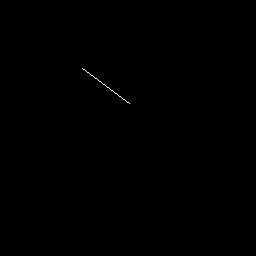
//> input picture edge.bmp, 256 x 256 px
$ ./12answer   (built with g++ and OpenCV 4)
//> lines starting //> are read from the running program, lines starting //| are printed output that depends on the picture; after the words box and inside, x2 and y2 are one past the last pixel; in counts of white or black regions, pixels touching at a corner belong together
#include <opencv2/core/core.hpp>
#include <opencv2/imgcodecs.hpp>
#include <opencv2/highgui/highgui.hpp>
#include <iostream>

using namespace cv;
using namespace std;

#define PI 3.14159265
#define BYTE unsigned char


int main(int argc, char** argv) {
	Mat src = imread("edge.bmp", IMREAD_COLOR);
//> src is the input picture: 256 rows x 256 cols, CV_8UC3; 0.07% white in thin lines or dots, all inside (x1, y1, x2, y2) = (82, 68, 130, 104)
	Mat dst = Mat::zeros(src.size(), src.type());


	int cm[256 * 2 + 1][100];

	for (int i = 0; i<256 * 2 + 1; i++)
		for (int j = 0; j<100; j++)
			cm[i][j] = 0;


	double rho, theta;
	int r;

	for (int i = 0; i<256; i++)
	{
		for (int j = 0; j<256; j++)
		{
			if (src.at<Vec3b>(i, j)[0] == 255)
			{
				for (int t = 0; t<100; t++)
				{
					theta = PI / 100 * t;
					rho = double(j)*cos(theta) + double(i)*sin(theta);
					r = 256 - int(rho + 0.5)  ;
					cm[r][t] = cm[r][t] + 1;
				}
			}
		}
	}
//> after the loop, theta = 3.11; rho = -125.7; r = 381

	int max_num = 0;
	int r_loc;
	int t_loc;
	for (int i = 0; i<256 * 2 + 1; i++)
		for (int j = 0; j<100; j++)
			if (cm[i][j]>max_num)
			{
				max_num = cm[i][j];
				r_loc = i;
				t_loc = j;
			}
//> after the loop, max_num = 39; r_loc = 249; t_loc = 70

	theta = PI / 100 * t_loc;
//> theta = 2.2
	r = 256 - int(rho + 0.5);
	rho = 256 - r_loc;
//> rho = 7


	for (int i = 0; i<256; i++)
	{
		for (int j = 0; j<256; j++)
		{
			for (int c = 0; c<3; c++)
			{
				dst.at<Vec3b>(i, j)[c] = src.at<Vec3b>(i, j)[c];
			}
		}
	}
	int y;
	for (int j = 0; j<256; j++)
	{
		y = -cos(theta) / sin(theta)*j + rho / sin(theta);
		int temp = y + 0.5;
		if (int(temp) > 0 && int(temp) < 256) {
			dst.at<Vec3b>(int(temp), j)[2] = 255;
		}
	}
//> this loop made 256 passes
//> (y, temp) on passes 1 to 3: (8, 8), (9, 9), (10, 10)
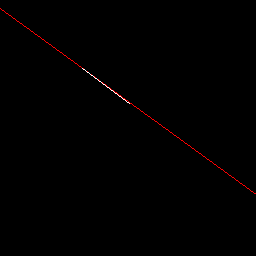
//> dst: 256 rows x 256 cols, CV_8UC3; 0.37% of pixels changed, all inside (x1, y1, x2, y2) = (0, 8, 256, 194)

	namedWindow("Image");
	imshow("Image", src);

	namedWindow("Result");
	imshow("Result", dst);
	imwrite("result.bmp", dst);
	waitKey(0);

	return 0;
}
